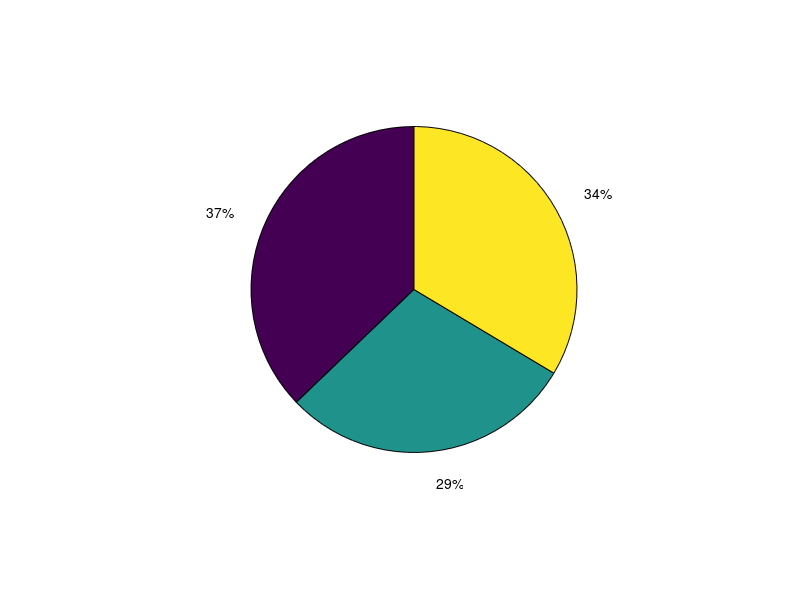

This chart was generated by the following MATLAB code:
%{
    Dice Roll
%}

% Initialize the attack rolls
atk_roll_1 = 0; 
atk_roll_2 = 0;
atk_roll_3 = 0;

% Initialize the defense rolls
def_roll_1 = 0;
def_roll_2 = 0;

% Initalize win and tie counters
atk_win = 0;
def_win = 0;
tie = 0;

% Use nested for loops to consider every possibility
for atk_roll_1 = [1:6]
    for atk_roll_2 = [1:6]
        for atk_roll_3 = [1:6]
            for def_roll_1 = [1:6]
                for def_roll_2 = [1:6]
                    % Sort atack and defense rolls
                    atk_rolls = sort([atk_roll_1,atk_roll_2,atk_roll_3])
                    def_rolls = sort([def_roll_1,def_roll_2])
                    % Take the two highest rolls from both sides
                    atk1 = atk_rolls(3)
                    atk2 = atk_rolls(2)
                    def1 = def_rolls(2)
                    def2 = def_rolls(1)
                    % Increment atk_win, def_win, and tie counters
                    if atk1 > def1 && atk2 > def2
                        atk_win = atk_win + 1;
                    elseif def1 >= atk1 && def2 >= atk2
                        def_win = def_win + 1;
                    elseif (atk1 > def1 && atk2 <= def2)
                        tie = tie + 1;
                    elseif (atk1 <= def1 && atk2 > def2)
                        tie = tie+1;
                    end
               end
            end
        end
    end
end

% Determine probability of atk_win, def_win, and tie
probability1= (atk_win/6^5);
probability2= (def_win/6^5);
probability3= (tie/6^5);

% Display pie chart
pie([probability1, probability2, probability3])